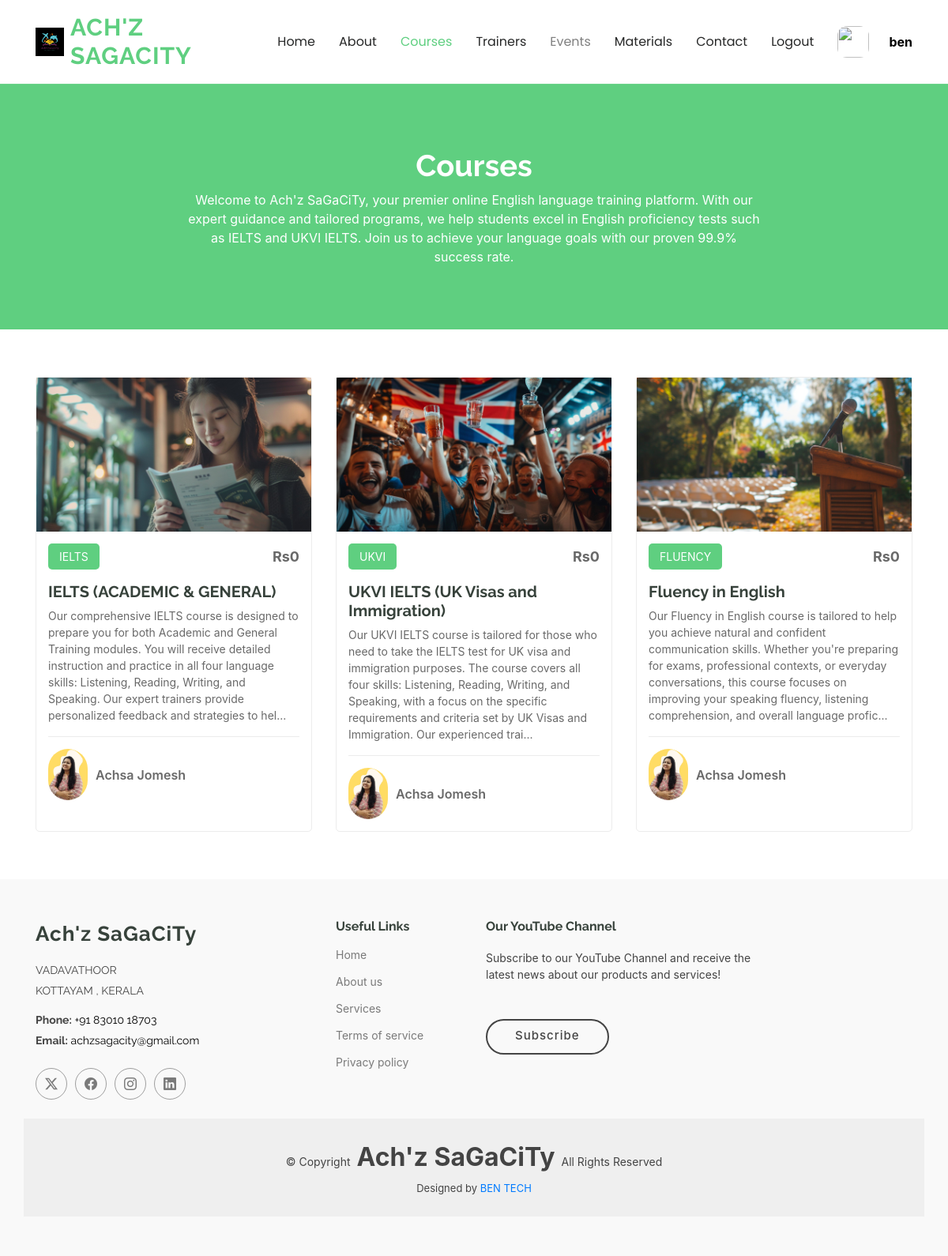
/cources/ (signed in), run on the app's committed database.
### cources/models.py (models this page shows, shortened)
class Course(models.Model):
    COURSE_CHOICES = [
        ('IELTS', 'IELTS'),
        ('UKVI', 'UKVI'),
        ('FLUENCY', 'Fluency'),
    ]
    name = models.CharField(max_length=50, choices=COURSE_CHOICES, unique=True)
    detailed_name = models.CharField(max_length=100)
    description = models.TextField(default="Default description")
    price = models.CharField(max_length=10,default=0)
    trainer_name = models.CharField(max_length=100,default='Achsa Jomesh')
    course_image = models.ImageField(upload_to='images/courses/',null=True)

### cources/views.py (the view)
# urls.py: path('cources/', views.Cources, name='courses'),
def Cources(request):
    courses = Course.objects.all()
    return render(request,"courses.html",{'courses': courses})

### cources/templates/courses.html (shortened to what this page needs)
{% load static %}
<!DOCTYPE html>
<html lang="en">
<head>
  <link href="{% static 'assets/vendor/aos/aos.css' %}" rel="stylesheet">
  <link href="{% static 'assets/vendor/glightbox/css/glightbox.min.css' %}" rel="stylesheet">
  <link href="{% static 'assets/vendor/swiper/swiper-bundle.min.css' %}" rel="stylesheet">
  <link href="{% static 'assets/css/main.css' %}" rel="stylesheet">
</head>
<body class="courses-page">
  {% include 'top1.html' %}
  <main class="main">
    <div class="page-title" data-aos="fade">
      <div class="heading">
        <div class="container">
          <div class="row d-flex justify-content-center text-center">
            <div class="col-lg-8">
              <h1>Courses</h1>
              <p class="mb-0">
                Welcome to Ach'z SaGaCiTy, your premier online English language training platform. With our expert guidance and tailored programs,
                we help students excel in English proficiency tests such as IELTS and UKVI IELTS. Join us to achieve your language goals with our
                proven 99.9% success rate.
              </p>
            </div>
          </div>
        </div>
      </div>
    </div>
  </main>
  {% include 'courses-list.html' %}
  {% include 'footer.html' %}
</body>
</html>

### home/templates/top1.html (shortened to what this page needs)
{% load static %}
<!DOCTYPE html>
<html lang="en">
<head>
  <link href="{% static 'assets/vendor/bootstrap/css/bootstrap.min.css' %}" rel="stylesheet">
  <link href="{% static 'assets/vendor/bootstrap-icons/bootstrap-icons.css' %}" rel="stylesheet">
  <link href="{% static 'assets/css/main.css' %}" rel="stylesheet">
</head>
<body>
<header id="header" class="header d-flex align-items-center sticky-top">
  <div class="container-fluid container-xl position-relative d-flex align-items-center">
    <a href="{% url 'home' %}" class="logo d-flex align-items-center me-auto text-decoration-none">
        <img src="{% static 'banner/logo/logo.jpg' %}" alt="">
        <h1 class="sitename">
            <span>Ach'z</span><br>
            <span>SaGaCiTy</span>
        </h1>
    </a>
      <nav id="navmenu" class="navmenu">
          <ul>
            <li><a href="{% url 'home' %}" style="text-decoration: none;">Home</a></li>
            <li><a href="{% url 'about' %}" style="text-decoration: none;">About</a></li>
            <li><a href="{% url 'courses' %}" style="text-decoration: none;">Courses</a></li>
            <li><a href="{% url 'trainers' %}" style="text-decoration: none;">Trainers</a></li>
            <li><a href="" style="color: gray; text-decoration: none;" >Events</a></li>
            <li><a href="{% url 'materials' %}" style="text-decoration: none;">Materials</a></li>
            <li><a href="{% url 'contact' %}" style="text-decoration: none;">Contact</a></li>
            {% if user.is_authenticated %}
                <li><a href="{% url 'logout' %}">Logout</a></li>
                <a href="#">
                    <img src="{{ user.customer_profile.image.url }}" style="height: 40px; width: 40px; border-radius: 30%;">
                </a>
                <b style="color: black; font-size: medium; margin-left: 10px;">{{ user.username }}</b>
                {% else %}
                <a class="btn-getstarted" href="{% url 'account' %}">Login</a>
              {% endif %}
          </ul>
      </nav>
  </div>
</header>
</body>
</html>

### cources/templates/courses-list.html (shortened to what this page needs)
{% load static %}
<!DOCTYPE html>
<html lang="en">
<head>
    <link href="{% static 'assets/vendor/bootstrap/css/bootstrap.min.css' %}" rel="stylesheet">
    <link href="{% static 'assets/vendor/bootstrap-icons/bootstrap-icons.css' %}" rel="stylesheet">
    <link href="{% static 'assets/vendor/aos/aos.css' %}" rel="stylesheet">
    <link href="{% static 'assets/vendor/glightbox/css/glightbox.min.css' %}" rel="stylesheet">
    <link href="{% static 'assets/vendor/swiper/swiper-bundle.min.css' %}" rel="stylesheet">
    <link href="{% static 'assets/css/main.css' %}" rel="stylesheet">
</head>
<body>
        <section id="courses" class="courses section">
            <div class="container">
              <div class="row">
                {% for course in courses %}
                <div class="col-lg-4 col-md-6 d-flex align-items-stretch" data-aos="zoom-in" data-aos-delay="100">
                  <div class="course-item">
                    <img src="{{ course.course_image.url }}" class="img-fluid" alt="...">
                    <div class="course-content">
                      <div class="d-flex justify-content-between align-items-center mb-3">
                        <p class="category">{{ course.name }}</p>
                        <p class="price">Rs{{ course.price }}</p>
                      </div>
                      <h3><a href="{% url 'course_details' course.name %}">{{ course.detailed_name }}</a></h3>
                      <p class="description">{{ course.description|slice:":300" }}...</p>
                      <div class="trainer d-flex justify-content-between align-items-center">
                        <div class="trainer-profile d-flex align-items-center">
                          <img src="{% static 'banner/images/achsa.png' %}" class="img-fluid" alt="">
                          <a href="" class="trainer-link">{{ course.trainer_name }}</a>
                        </div>
                      </div>
                    </div>
                  </div>
                </div>
                {% endfor %}
              </div>
            </div>
          </section>
</body>
</html>

### home/static/assets/css/main.css (style rules this page uses)
:root { --default-font: "Open Sans", system-ui, -apple-system, "Segoe UI", Roboto, "Helvetica Neue", Arial, "Noto Sans", "Liberation Sans", sans-serif, "Apple Color Emoji", "Segoe UI Emoji", "Segoe UI Symbol", "Noto Color Emoji"; --heading-font: "Raleway", sans-serif; --nav-font: "Poppins", sans-serif; }
:root { --background-color: #ffffff; --default-color: #444444; --heading-color: #37423b; --accent-color: #5fcf80; --contrast-color: #ffffff; }
:root { --nav-color: #272828; --nav-hover-color: #5fcf80; --nav-dropdown-background-color: #ffffff; --nav-dropdown-color: #272828; --nav-dropdown-hover-color: #5fcf80; }
:root { scroll-behavior: smooth; }
body { color: var(--default-color); background-color: var(--background-color); font-family: var(--default-font); }
a { color: var(--accent-color); text-decoration: none; transition: 0.3s; }
h1, h2, h3, h4, h5, h6 { color: var(--heading-color); font-family: var(--heading-font); }
.header { color: var(--default-color); background-color: var(--background-color); padding: 15px 0; transition: all 0.5s; z-index: 997; }
.header .logo { line-height: 1; }
.header .logo img { max-height: 36px; margin-right: 8px; }
.header .logo h1 { font-weight: 700; font-size: 30px; margin: 0; letter-spacing: 1px; text-transform: uppercase; color: var(--accent-color); }
@media (max-width: 1200px) { .header .logo { order: 1; } }
@media (max-width: 1200px) { .header .navmenu { order: 3; } }
@media (min-width: 1200px) { .navmenu { padding: 0; } }
@media (min-width: 1200px) { .navmenu ul { margin: 0; padding: 0; display: flex; list-style: none; align-items: center; } }
@media (min-width: 1200px) { .navmenu li { position: relative; } }
@media (min-width: 1200px) { .navmenu a, .navmenu a:focus { color: var(--nav-color); padding: 18px 15px; font-size: 16px; font-family: var(--nav-font); font-weight: 400; display: flex; align-items: center; justify-content: space-between; white-space: nowrap; transition: 0.3s; text-decoration: none; } }
@media (min-width: 1200px) { .navmenu li:hover>a, .navmenu .active, .navmenu .active:focus { color: var(--nav-hover-color); } }
.page-title { --default-color: var(--contrast-color); --background-color: var(--accent-color); --heading-color: var(--contrast-color); color: var(--default-color); background-color: var(--background-color); position: relative; }
.page-title .heading { padding: 80px 0; border-top: 1px solid color-mix(in srgb, var(--default-color), transparent 90%); }
.page-title .heading h1 { font-size: 38px; font-weight: 700; }
section, .section { color: var(--default-color); background-color: var(--background-color); padding: 60px 0; scroll-margin-top: 900px; overflow: clip; }
.courses .course-item { border-radius: 5px; border: 1px solid color-mix(in srgb, var(--default-color), transparent 90%); }
.courses .course-content { padding: 15px; }
.courses .course-content h3 { font-weight: 700; font-size: 20px; }
.courses .course-content h3 a { color: var(--heading-color); transition: 0.3s; }
.courses .course-content .category { background: var(--accent-color); color: var(--contrast-color); font-size: 14px; padding: 6px 14px; margin: 0; border-radius: 5px; }
.courses .course-content .price { margin: 0; font-weight: 700; font-size: 18px; color: color-mix(in srgb, var(--default-color), transparent 20%); }
.courses .course-content .description { font-size: 14px; color: color-mix(in srgb, var(--default-color), transparent 20%); }
.courses .trainer { padding-top: 15px; border-top: 1px solid color-mix(in srgb, var(--default-color), transparent 90%); }
.courses .trainer .trainer-profile img { max-width: 50px; border-radius: 50px; }
.courses .trainer .trainer-profile .trainer-link { padding-left: 10px; font-weight: 600; font-size: 16px; color: color-mix(in srgb, var(--default-color), transparent 20%); transition: 0.3s; }

### home/templates/top1.html (style rules this page uses)
.logo { display: flex; align-items: center; text-decoration: none; }
.sitename { font-size: 2rem; }

### data on the page
Course: course_image (picture), name "IELTS", price "0", detailed_name "IELTS (ACADEMIC & GENERAL)", description "Our comprehensive IELTS course is designed to prepare you for both Academic and General Training modules. You will receive detailed instruction and practice in all four language skills: Listening, Reading, Writing, and Speaking. Our expert trainers provide personalized feedback and strategies to hel", trainer_name "Achsa Jomesh"
Course: course_image (picture), name "UKVI", price "0", detailed_name "UKVI IELTS (UK Visas and Immigration)", description "Our UKVI IELTS course is tailored for those who need to take the IELTS test for UK visa and immigration purposes. The course covers all four skills: Listening, Reading, Writing, and Speaking, with a focus on the specific requirements and criteria set by UK Visas and Immigration. Our experienced trai", trainer_name "Achsa Jomesh"
Course: course_image (picture), name "FLUENCY", price "0", detailed_name "Fluency in English", description "Our Fluency in English course is tailored to help you achieve natural and confident communication skills. Whether you're preparing for exams, professional contexts, or everyday conversations, this course focuses on improving your speaking fluency, listening comprehension, and overall language profic", trainer_name "Achsa Jomesh"

### other printed values
{{ user.username }} "ben"
